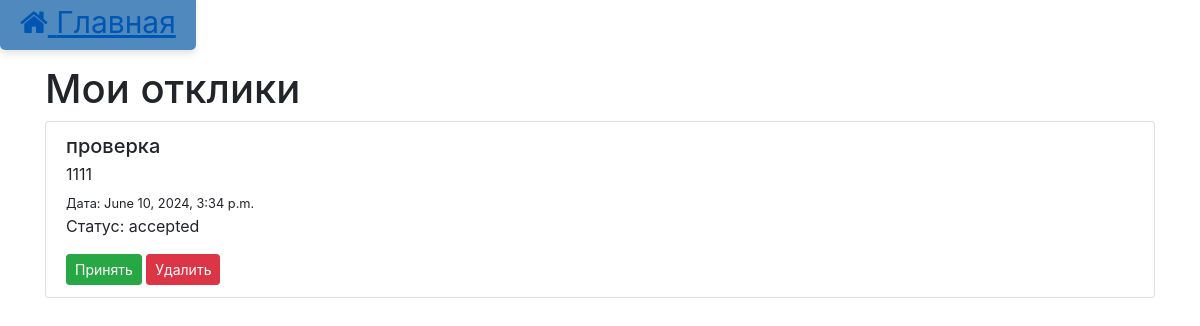
The page /responses/ (signed in) on the database its author committed.
### main/models.py (models this page shows, shortened)
class Response(models.Model):
    text = models.TextField()
    created_at = models.DateTimeField(auto_now_add=True)
    updated_at = models.DateTimeField(auto_now=True)
    user = models.ForeignKey(User, on_delete=models.CASCADE, related_name='responses')
    announcement = models.ForeignKey(Announcement, on_delete=models.CASCADE, related_name='responses')
    status = models.CharField(max_length=20, choices=(('pending', 'Pending'), ('accepted', 'Accepted')), default='pending')

class Announcement(models.Model):
    title = models.CharField(max_length=200)
    content = models.TextField()
    category = models.ForeignKey(Category, on_delete=models.CASCADE, related_name='announcements')
    author = models.ForeignKey(User, on_delete=models.CASCADE, related_name='announcements')
    image = models.ImageField(upload_to='images/', blank=True, null=True)
    video_url = models.URLField(blank=True, null=True)
    created_at = models.DateTimeField(auto_now_add=True)
    updated_at = models.DateTimeField(auto_now=True)

### main/views.py (the view)
# urls.py: path('responses/', response_list, name='response-list'),
@login_required
def response_list(request):
    responses = Response.objects.filter(user=request.user)
    return render(request, 'responses/response_list.html', {'responses': responses})

### main/templates/responses/response_list.html (shortened to what this page needs)
{% load static %}
<!DOCTYPE html>
<html lang="en">
<head>
    <a href="{% url 'announcement-list' %}" class="home-button"><i class="fa fa-home"></i> Главная</a>
    <link rel="stylesheet" href="{% static 'css/styles.css' %}">
    <link rel="stylesheet" href="https://stackpath.bootstrapcdn.com/bootstrap/4.5.2/css/bootstrap.min.css">
    <link rel="stylesheet" href="https://cdnjs.cloudflare.com/ajax/libs/font-awesome/4.7.0/css/font-awesome.min.css">
</head>
<body>
    <div class="container">
        <h1>Мои отклики</h1>
        {% if responses %}
            <div class="list-group">
                {% for response in responses %}
                    <div class="list-group-item">
                        <h5 class="mb-1">{{ response.announcement.title }}</h5>
                        <p class="mb-1">{{ response.text }}</p>
                        <small>Дата: {{ response.created_at }}</small>
                        <p>Статус: {{ response.status }}</p>
                        {% if response.announcement.author == user %}
                            <div class="mt-2">
                                <a href="{% url 'accept-response' response.id %}" class="btn btn-success btn-sm">Принять</a>
                                <a href="{% url 'delete-response' response.id %}" class="btn btn-danger btn-sm">Удалить</a>
                            </div>
                        {% endif %}
                    </div>
                {% endfor %}
            </div>
        {% else %}
            <p>У вас нет откликов.</p>
        {% endif %}
    </div>
</body>
</html>

### main/static/css/styles.css (style rules this page uses)
body { margin: 0; font-family: Arial, sans-serif; }
.home-button, .main-button { position: relative; background-color: #007bff; color: white; border: none; padding: 10px 20px; border-radius: 5px; text-decoration: none; font-size: 30px; box-shadow: 0px 4px 6px rgba(0, 0, 0, 0.1); margin-right: 10px; }
.container { padding: 20px; }
.list-group-item { display: flex; flex-direction: column; }

### rows shown on the page
Response: announcement "проверка", text "1111", created_at "June 10, 2024, 3:34 p.m.", status "accepted", shows "Принять"
